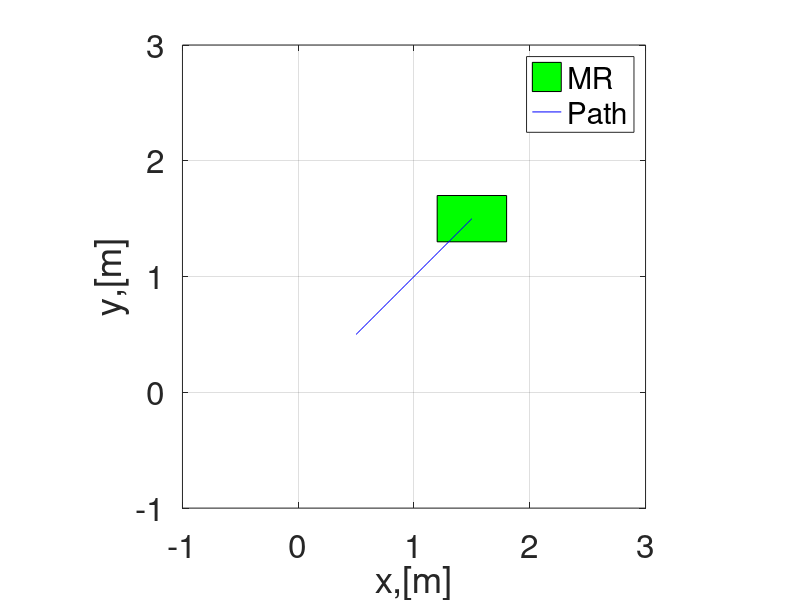

MATLAB code to generate this figure:
%% Kinematic simulation of a land-base mobile robot
clear all ; clc; close all;

%% Simulation parameters
dt =0.1; % Step size
ts =20; % Simulation time
t = 0:dt:ts; % Time span

%% Vehicle (mobile robot) parameters (physical)
a= 0.2; % radius of the wheel (fixed)
d_w= 0.2; % distance between wheel frame to vehicle frame (along y-axis)
l_w= 0.3;
%% Intial Conditions
x0 =  0.5;
y0 = 0.5;
psi0 = 0;

eta0 = [x0;y0;psi0];

eta(:,1) = eta0;


%% Loop starts here
for i = 1:length(t)
    psi = eta(3,i); %current orientation in rad.
    %Jacobian mattrix
    J_psi = [cos(psi) ,-sin(psi),0;
             sin(psi) , cos(psi),0;
             0,0,1];
    %% Input
    omega_1 = 0.5; %left wheel angular velocity
    omega_2 = 0; %right wheel angular velocity
    omega_3 = 0.5;
    omega_4 = 0;
    
    omega=[omega_1;omega_2;omega_3;omega_4];
    
    %% Wheel configuration mattrix
    
    W=a/4*[1,1,1,1;
           1,-1,1,-1;
           -1/(d_w-l_w),-1/(d_w-l_w),1/(d_w-l_w),1/(d_w-l_w)];   
    %velocity input commands
    zeta(:,i) =W*omega;

    
%     e(:,i)=eta_d -eta(:,i);

    
    %time derivatives of generalized coordinates
    eta_dot(:,i) =J_psi* zeta(:,i);
    
    %% Position propagation using Euler method
    eta(:,i+1)= eta(:,i) +dt* eta_dot(:,i); %Euler mothod
    
end

%% Plotting function
% figure
% plot(t, eta(1,1:i),'r-');
% set(gca,'fontsize',12)
% xlabel('t,[s]');
% ylabel('x,[m]');
% 
% figure
% plot(t, eta(2,1:i),'b-');
% set(gca,'fontsize',12)
% xlabel('t,[s]');
% ylabel('y,[m]');
% 
% figure
% plot(t, eta(3,1:i),'g-');
% set(gca,'fontsize',12)
% xlabel('t,[s]');
% ylabel('\psi,[rad]');

% figure
% plot(t,eta(1,1:i),'r-');
% hold on
% plot(t,eta(2,1:i),'b--');
% plot(t,eta(3,1:i),'m-.');
% legend('x,[m]','y,[m]','\psi,[rad]');
% set(gca,'fontsize',24)
% xlabel('t,[s]');
% ylabel('\eta,[units]');

%% Animation (mobile robot motion animation)
l= 2*l_w; % length of the mobile robot
w= 2*d_w; % width of the mobile robot
%Mobile robot coordinates
mr_co = [-l/2,l/2,l/2,-l/2,-l/2;
         -w/2,-w/2,w/2,w/2,-w/2;];
figure
for i = 1:5:length(t) % animation start here
    psi= eta(3,i);
    R_psi = [cos(psi), -sin(psi);
             sin(psi), cos(psi);];%rotation mattrix
    v_pos = R_psi*mr_co;
    fill(v_pos(1,:)+eta(1,i),v_pos(2,:)+eta(2,i),'g');
    hold on, grid on;
    axis([-1 3 -1 3]),axis square
    plot(eta(1,1:i),eta(2,1:i),'-b');
    legend('MR','Path');
    set(gca,'fontsize',24)
    xlabel('x,[m]'); ylabel('y,[m]');
    pause(0.01);
    hold off
end %animation end here

